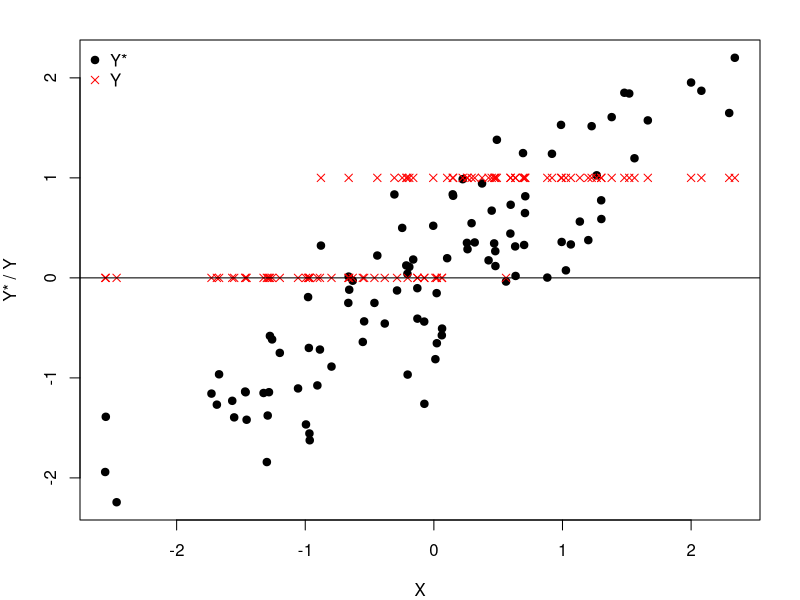
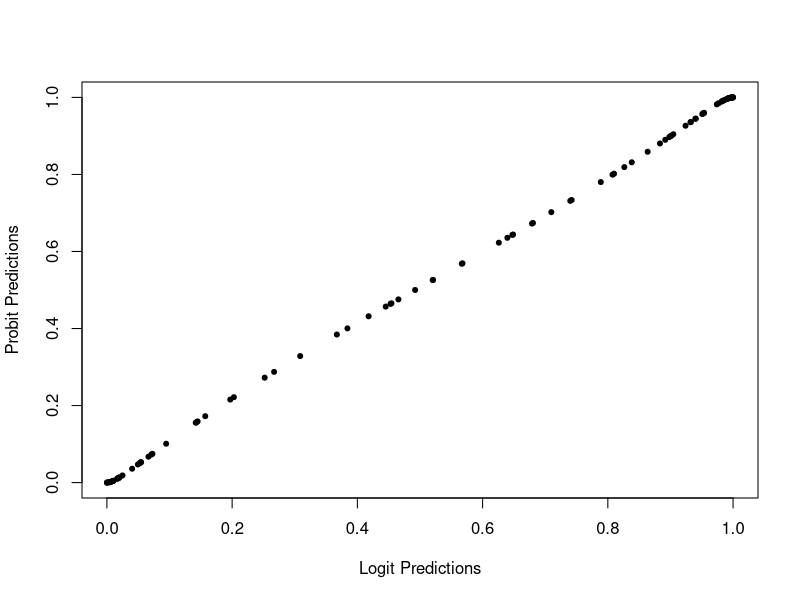

These figures' R source, in order:
######################################################
# R code for PLSC 503 (2018), Day Twenty One
######################################################

# setwd() as necessary

set.seed(7222009)
ystar<-rnorm(100)
y<-ifelse(ystar>0,1,0)
x<-ystar+(0.5*rnorm(100))
data<-data.frame(ystar,y,x)
head(data)

pdf("YstarYX-R.pdf",6,5)
par(mar=c(4,4,2,2))
plot(x,ystar,pch=19,ylab="Y* / Y",xlab="X")
points(x,y,pch=4,col="red")
abline(h=0)
legend("topleft",bty="n",pch=c(19,4),col=c("black","red"),
       legend=c("Y*","Y"))
dev.off()

# probits and logits...

myprobit<-glm(y~x,family=binomial(link="probit"),
              data=data)
summary(myprobit)

mylogit<-glm(y~x,family=binomial(link="logit"),
             data=data)
summary(mylogit)

pdf("LogitProbitHats.pdf",6,5)
plot(mylogit$fitted.values,myprobit$fitted.values,
     pch=20,xlab="Logit Predictions",
     ylab="Probit Predictions")
dev.off()
